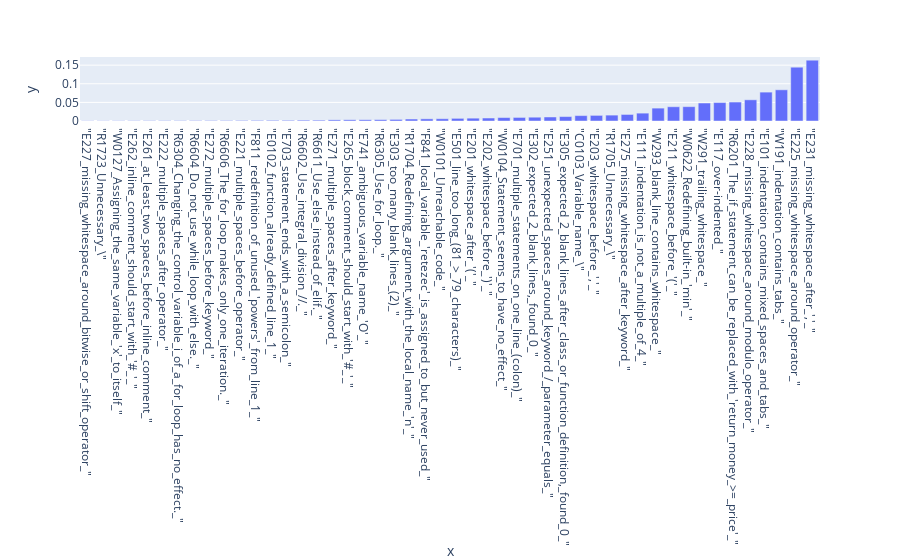

The notebook cell saved with this chart:
### Markdown cell above
# Exploring linter messages

### Code cell
freq = (np.vstack(log['linter_messages']) > 0).sum(axis=0)
x, y = zip(*sorted(zip(feature_descriptions.values(), np.round(freq / sum(freq), 4)), key=lambda x: x[1]))
px.bar(x=x, y=y)

### Figure 1 — Plotly figure (JSON) as saved in the notebook; plotly's stock layout.template omitted (floating-point values rounded to 4 significant figures)
{"data": [{"alignmentgroup": "True", "hovertemplate": "x=%{x}<br>y=%{y}<extra></extra>", "legendgroup": "", "marker": {"color": "#636efa", "pattern": {"shape": ""}}, "name": "", "offsetgroup": "", "orientation": "v", "showlegend": false, "textposition": "auto", "type": "bar", "x": ["\"E227_missing_whitespace_around_bitwise_or_shift_operator_\"", "\"R1723_Unnecessary_\\\"", "\"W0127_Assigning_the_same_variable_'x'_to_itself_\"", "\"E262_inline_comment_should_start_with_'#_'_\"", "\"E261_at_least_two_spaces_before_inline_comment_\"", "\"E222_multiple_spaces_after_operator_\"", "\"R6304_Changing_the_control_variable_i_of_a_for_loop_has_no_effect._\"", "\"R6604_Do_not_use_while_loop_with_else._\"", "\"E272_multiple_spaces_before_keyword_\"", "\"R6606_The_for_loop_makes_only_one_iteration._\"", "\"E221_multiple_spaces_before_operator_\"", "\"F811_redefinition_of_unused_'powers'_from_line_1_\"", "\"E0102_function_already_defined_line_1_\"", "\"E703_statement_ends_with_a_semicolon_\"", "\"R6602_Use_integral_division_//._\"", "\"R6611_Use_else_instead_of_elif._\"", "\"E271_multiple_spaces_after_keyword_\"", "\"E265_block_comment_should_start_with_'#_'_\"", "\"E741_ambiguous_variable_name_'O'_\"", "\"R6305_Use_for_loop._\"", "\"E303_too_many_blank_lines_(2)_\"", "\"R1704_Redefining_argument_with_the_local_name_'n'_\"", "\"F841_local_variable_'retezec'_is_assigned_to_but_never_used_\"", "\"W0101_Unreachable_code_\"", "\"E501_line_too_long_(81_>_79_characters)_\"", "\"E201_whitespace_after_'('_\"", "\"E202_whitespace_before_')'_\"", "\"W0104_Statement_seems_to_have_no_effect_\"", "\"E701_multiple_statements_on_one_line_(colon)_\"", "\"E302_expected_2_blank_lines,_found_0_\"", "\"E251_unexpected_spaces_around_keyword_/_parameter_equals_\"", "\"E305_expected_2_blank_lines_after_class_or_function_definition,_found_0_\"", "\"C0103_Variable_name_\\\"", "\"E203_whitespace_before_','_\"", "\"R1705_Unnecessary_\\\"", "\"E275_missing_whitespace_after_keyword_\"", "\"E111_indentation_is_not_a_multiple_of_4_\"", "\"W293_blank_line_contains_whitespace_\"", "\"E211_whitespace_before_'('_\"", "\"W0622_Redefining_built-in_'min'_\"", "\"W291_trailing_whitespace_\"", "\"E117_over-indented_\"", "\"R6201_The_if_statement_can_be_replaced_with_'return_money_>=_price'_\"", "\"E228_missing_whitespace_around_modulo_operator_\"", "\"E101_indentation_contains_mixed_spaces_and_tabs_\"", "\"W191_indentation_contains_tabs_\"", "\"E225_missing_whitespace_around_operator_\"", "\"E231_missing_whitespace_after_','_\""], "xaxis": "x", "y": [0.0006, 0.0006, 0.0007, 0.0008, 0.0009, 0.001, 0.001, 0.0011, 0.0013, 0.0013, 0.0015, 0.0016, 0.0018, 0.0018, 0.0022, 0.0022, 0.0031, 0.0033, 0.0034, 0.0037, 0.0043, 0.0053, 0.0058, 0.0061, 0.0071, 0.0076, 0.008, 0.0092, 0.0096, 0.0102, 0.0108, 0.0119, 0.0145, 0.0151, 0.0158, 0.0176, 0.0211, 0.0346, 0.0383, 0.0385, 0.0483, 0.0495, 0.0509, 0.0569, 0.0776, 0.0838, 0.1445, 0.1633], "yaxis": "y"}], "layout": {"barmode": "relative", "legend": {"tracegroupgap": 0}, "margin": {"t": 60}, "xaxis": {"anchor": "y", "domain": [0, 1], "title": {"text": "x"}}, "yaxis": {"anchor": "x", "domain": [0, 1], "title": {"text": "y"}}}}
